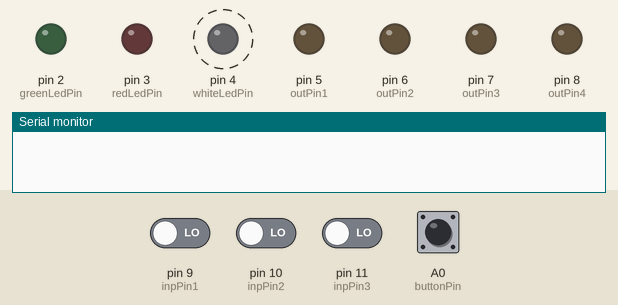
Simulated run of this sketch. Board: Arduino Nano, built with avr-gcc and run on an emulated ATmega328P. Shown: output pins drawn as LEDs (lit = HIGH), the last lines printed to the serial monitor. Dashed ring = blinking. Inputs (shaded band) come from the test bench; at power-on: A0 (buttonPin) HIGH, pin 9 (inpPin1), pin 10 (inpPin2), pin 11 (inpPin3) LOW.

Above: at 1.3 s.
1.7 s: A0 (buttonPin) pulled LOW for 0.5 s
At 2.2 s:
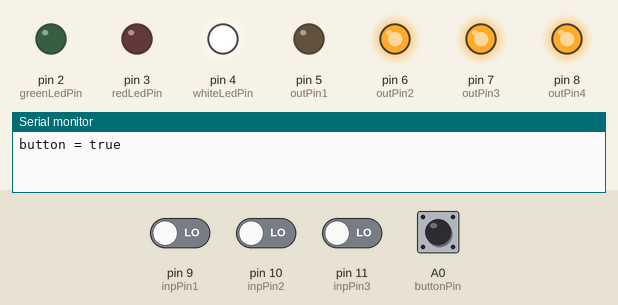
4.7 s: A0 (buttonPin) pulled LOW for 3.2 s
At 8.1 s:
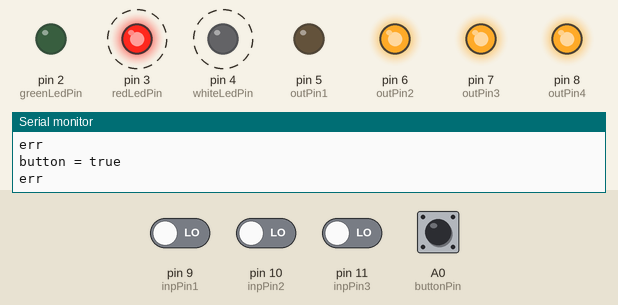
9.4 s: pin 9 (inpPin1) driven HIGH and A0 (buttonPin) driven LOW
At 10.15 s:
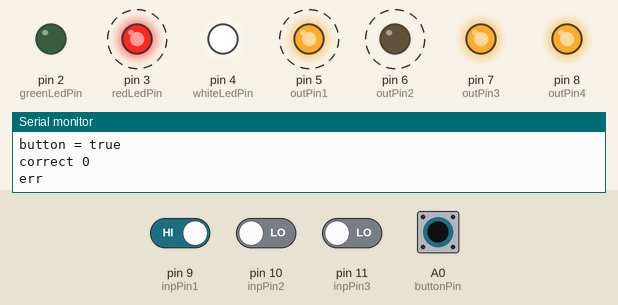
12.4 s: pin 10 (inpPin2) driven HIGH
At 13.55 s:
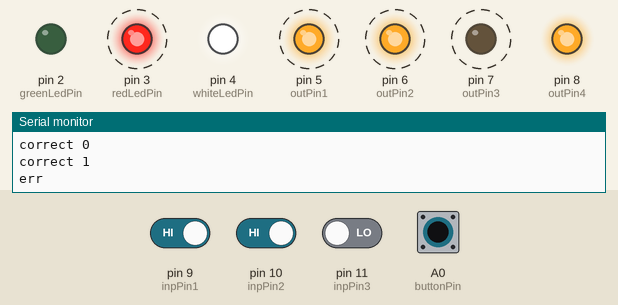
15.4 s: A0 (buttonPin) driven HIGH
At 15.6 s:
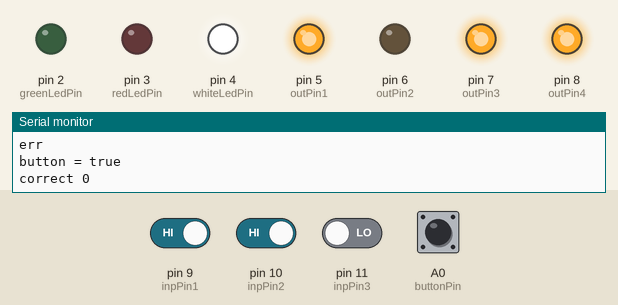
18.4 s: A0 (buttonPin) driven LOW
At 18.6 s:
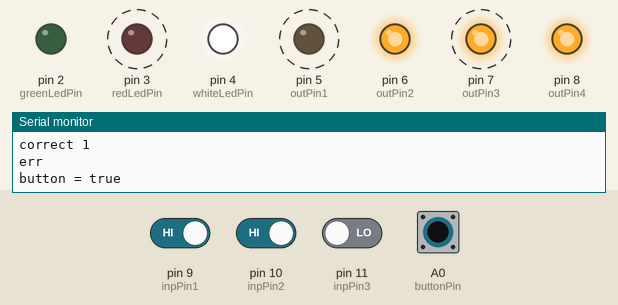
Timing chart, 0 to 22.4 s (numbered marks = the images above; inputs shaded):
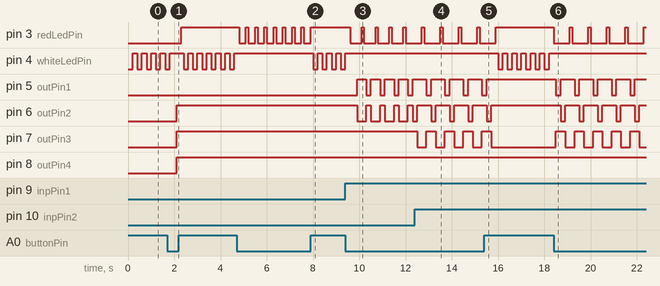

Measured:
- after the input at 1.7 s, pin 3 (redLedPin): LOW → HIGH after 0.60 s; pin 6 (outPin2), pin 7 (outPin3), pin 8 (outPin4): LOW → HIGH after 0.40 s
- after the input at 4.7 s, pin 3 (redLedPin): alternates HIGH for 0.10 s and LOW for 0.30 s, 16 changes in all, then stays HIGH, starting after 0.10 s
- after the input at 9.4 s, pin 3 (redLedPin): alternates HIGH for 0.10 s and LOW for 0.50 s, starting after 0.20 s; pin 4 (whiteLedPin): goes on until 9.4 s, then stays HIGH; pin 5 (outPin1): alternates HIGH for 0.40 s and LOW for 0.20 s, starting after 0.50 s; pin 6 (outPin2): alternates HIGH for 0.20 s and LOW for 0.40 s, starting after 0.50 s
- after the input at 12.4 s, pin 3 (redLedPin): alternates HIGH for 0.10 s and LOW for 0.70 s, starting after 0.31 s; pin 5 (outPin1): alternates HIGH for 0.60 s and LOW for 0.20 s, starting after 0.51 s
- after the input at 15.4 s, pin 3 (redLedPin): goes on until 15.9 s, then stays HIGH; pin 4 (whiteLedPin): alternates HIGH for 0.20 s and LOW for 0.20 s, starting after 0.61 s; pin 5 (outPin1): goes on until 15.5 s, then stays HIGH; pin 6 (outPin2): goes on until 15.7 s, then stays HIGH; pin 7 (outPin3): goes on until 15.7 s, then stays LOW
- after the input at 18.4 s, pin 3 (redLedPin): alternates HIGH for 0.10 s and LOW for 0.70 s, starting at once; pin 4 (whiteLedPin): stops changing and stays HIGH

The sketch:

004_power_unit_testing.ino
```cpp
/* Программист: Тамара Троицкая @ttoomat
 * Дата создания: 26.02.2025
 * Версия: 3
 * Назначение: для блока питания Колмакова APT 650 DC-DC
 * Плата: Arduino Nano
 * Статус: плата пока не готова, код ещё не был вшит и проверен
 * Алгоритм работы:
    есть 4 пары вход выход. по очереди подаём 0 на вход, на три остальные подаём 5V.
    если на соответствующий выход пришло 5V с драйвера (с драйвера выходит 12V, но у нас стоит понижайка до 5V), то продолжи проверку, иначе ошибка
    загорается зелёный или красный светодиод
    цикл автоматичеки завершается после 1 раза.

    белый светодиод горит = работает цикл
    белый светодиод моргает = можно нажать кнопку для запуска цикла
    кнопка нужна для запуска цикла, после включения она выключена по умолчанию

    Эта версия кода для быстрой тестировки. Для локализации проблемы (1-4 части схемы) она не подходит.
 */

// пины диодов
uint8_t greenLedPin = 2; // диод добра
uint8_t redLedPin = 3; // диод зла
uint8_t whiteLedPin = 4; // диод работы питания и цикла

// пин кнопки
uint8_t buttonPin = A0;

// пины выходов, на которые с ардуино подаём 5V
uint8_t outPin1 = 5;
uint8_t outPin2 = 6;
uint8_t outPin3 = 7;
uint8_t outPin4 = 8;

// пины входов (смотрим, пришло ли 5V)
uint8_t inpPin1 = 9;
uint8_t inpPin2 = 10;
uint8_t inpPin3 = 11;
uint8_t inpPin4 = 12;

// массивы пинов: цветные светодиоды, входы с драйвера, выходы на драйвер
uint8_t leds[] = {greenLedPin, redLedPin};
uint8_t output[] = {outPin1, outPin2, outPin3, outPin4};
uint8_t input[] = {inpPin1, inpPin2, inpPin3, inpPin4};

// нажатие кнопки
bool buttonState = 0;

void whiteLedBlink() {
  digitalWrite(whiteLedPin, LOW);
  delay(200);
  digitalWrite(whiteLedPin, HIGH);
  delay(200);
}

void setup() {
  Serial.begin(9600);
  for (uint8_t led : leds)
    pinMode(led, OUTPUT);
  pinMode(whiteLedPin, OUTPUT);
  for (uint8_t out : output)
    pinMode(out, OUTPUT);
  for (uint8_t inp : input)
    pinMode(inp, INPUT);
  // кнопке нужна подтяжка на питание
  pinMode(buttonPin, INPUT_PULLUP);
}

// прогон для одной пары инпут аутпут
// рекурсивно проверяет все пары
// возвращает 1 если всё верно отработало, 0 если ошибка
bool run(int pair) {
  if (pair >= 4) return 1; // all the 4 worked correctly
  // 5V на все
  for (uint8_t out : output)
    digitalWrite(out, HIGH);
  // 0V на проверяемый
  digitalWrite(output[pair], LOW);
  delay(200);
  if (digitalRead(input[pair]) == HIGH) {
    Serial.print("correct ");
    Serial.println(pair);
    return run(pair + 1);
  } else {
    return 0;
  }
}

void loop() {
  // если кнопка нажата, меняем состояние переменной
  buttonState = (buttonState + !digitalRead(buttonPin)) % 2;
  // если кнопка в состоянии запуска цикла
  if (buttonState) {
    digitalWrite(whiteLedPin, HIGH);
    // тушим все цветные светодиоды
    for (auto led : leds)
      digitalWrite(led, LOW);
    delay(100);
    Serial.println("button = true");
    // вызываем run с парой номер 0 и она рекурсивно проверяет все последующие
    if (run(0)) {
      digitalWrite(greenLedPin, HIGH);
      digitalWrite(redLedPin, LOW);
      Serial.println("ok");
    } else {
      digitalWrite(redLedPin, HIGH);
      digitalWrite(greenLedPin, LOW);
      Serial.println("err");
    }
    delay(100);
    // после 1 прогона цикл останавливается
    buttonState = 0;
  } else {
    // мигание белым светодиодом 1 раз и пошли на новый цикл. пока кнопку не нажмут вот и будет мигать
    whiteLedBlink();
  }
}
```
